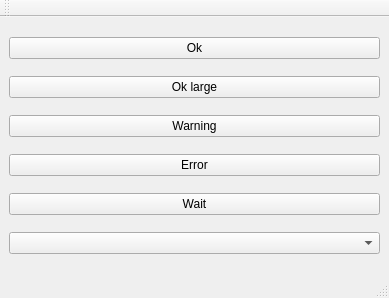
<?xml version="1.0" encoding="UTF-8"?>
<ui version="4.0">
 <class>MainWindow</class>
 <widget class="QMainWindow" name="MainWindow">
  <property name="geometry">
   <rect>
    <x>0</x>
    <y>0</y>
    <width>389</width>
    <height>298</height>
   </rect>
  </property>
  <property name="sizePolicy">
   <sizepolicy hsizetype="Minimum" vsizetype="Minimum">
    <horstretch>0</horstretch>
    <verstretch>0</verstretch>
   </sizepolicy>
  </property>
  <property name="windowTitle">
   <string>MainWindow</string>
  </property>
  <property name="documentMode">
   <bool>false</bool>
  </property>
  <property name="dockNestingEnabled">
   <bool>true</bool>
  </property>
  <widget class="QWidget" name="centralwidget">
   <property name="sizePolicy">
    <sizepolicy hsizetype="Ignored" vsizetype="Ignored">
     <horstretch>0</horstretch>
     <verstretch>0</verstretch>
    </sizepolicy>
   </property>
   <layout class="QGridLayout" name="gridLayout_7">
    <item row="0" column="1">
     <widget class="QPushButton" name="pb_ok">
      <property name="text">
       <string>Ok</string>
      </property>
     </widget>
    </item>
    <item row="5" column="1">
     <widget class="QComboBox" name="cb_language"/>
    </item>
    <item row="2" column="1">
     <widget class="QPushButton" name="pb_warning">
      <property name="text">
       <string>Warning</string>
      </property>
     </widget>
    </item>
    <item row="1" column="1">
     <widget class="QPushButton" name="pb_ok_large">
      <property name="text">
       <string>Ok large</string>
      </property>
     </widget>
    </item>
    <item row="3" column="1">
     <widget class="QPushButton" name="pb_error">
      <property name="text">
       <string>Error</string>
      </property>
     </widget>
    </item>
    <item row="4" column="1">
     <widget class="QPushButton" name="pb_wait">
      <property name="text">
       <string>Wait</string>
      </property>
     </widget>
    </item>
   </layout>
  </widget>
  <widget class="QMenuBar" name="menubar">
   <property name="geometry">
    <rect>
     <x>0</x>
     <y>0</y>
     <width>389</width>
     <height>26</height>
    </rect>
   </property>
   <property name="sizePolicy">
    <sizepolicy hsizetype="Ignored" vsizetype="MinimumExpanding">
     <horstretch>0</horstretch>
     <verstretch>0</verstretch>
    </sizepolicy>
   </property>
  </widget>
  <widget class="QStatusBar" name="statusbar">
   <property name="sizePolicy">
    <sizepolicy hsizetype="Ignored" vsizetype="MinimumExpanding">
     <horstretch>0</horstretch>
     <verstretch>0</verstretch>
    </sizepolicy>
   </property>
  </widget>
  <widget class="QToolBar" name="toolbar">
   <property name="sizePolicy">
    <sizepolicy hsizetype="Ignored" vsizetype="MinimumExpanding">
     <horstretch>0</horstretch>
     <verstretch>0</verstretch>
    </sizepolicy>
   </property>
   <property name="minimumSize">
    <size>
     <width>0</width>
     <height>0</height>
    </size>
   </property>
   <property name="contextMenuPolicy">
    <enum>Qt::DefaultContextMenu</enum>
   </property>
   <property name="windowTitle">
    <string>Панель инструментов</string>
   </property>
   <attribute name="toolBarArea">
    <enum>TopToolBarArea</enum>
   </attribute>
   <attribute name="toolBarBreak">
    <bool>false</bool>
   </attribute>
  </widget>
  <action name="action_model">
   <property name="checkable">
    <bool>true</bool>
   </property>
   <property name="text">
    <string>Выбор теста</string>
   </property>
  </action>
  <action name="action_control">
   <property name="checkable">
    <bool>true</bool>
   </property>
   <property name="text">
    <string>Управление</string>
   </property>
  </action>
  <action name="action_test_results">
   <property name="checkable">
    <bool>true</bool>
   </property>
   <property name="text">
    <string>Результаты теста</string>
   </property>
  </action>
  <action name="action_tests_results">
   <property name="checkable">
    <bool>true</bool>
   </property>
   <property name="text">
    <string>Результаты тестов</string>
   </property>
  </action>
  <action name="action_test">
   <property name="checkable">
    <bool>true</bool>
   </property>
   <property name="text">
    <string>Тестовая карта</string>
   </property>
  </action>
 </widget>
 <resources/>
 <connections/>
</ui>
